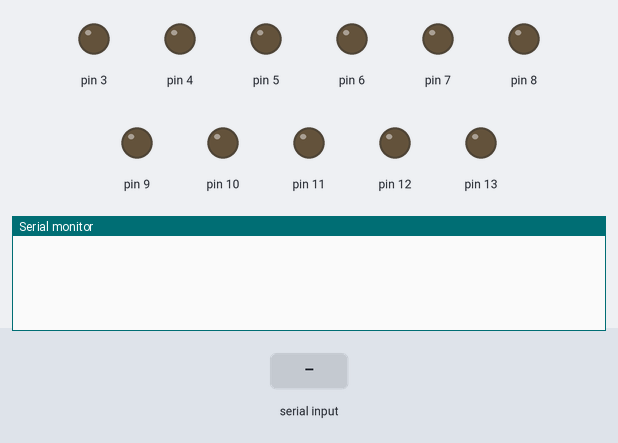
Bench run of a sketch on a simulated Arduino Uno, built with avr-gcc and run on an emulated ATmega328P. Shown: output pins drawn as LEDs (lit = HIGH), the last lines printed to the serial monitor. Inputs (shaded band) come from the test bench.

Above: at 1.2 s.
1.3 s: ".\n" received over Serial
At 2.1 s:
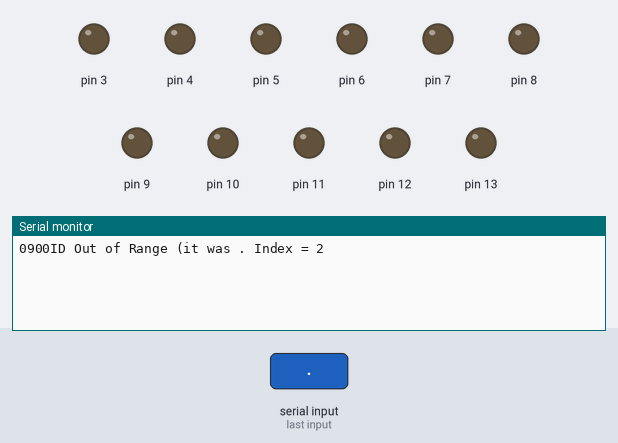
2.8 s: "90,45\n" received over Serial
At 3.4 s:
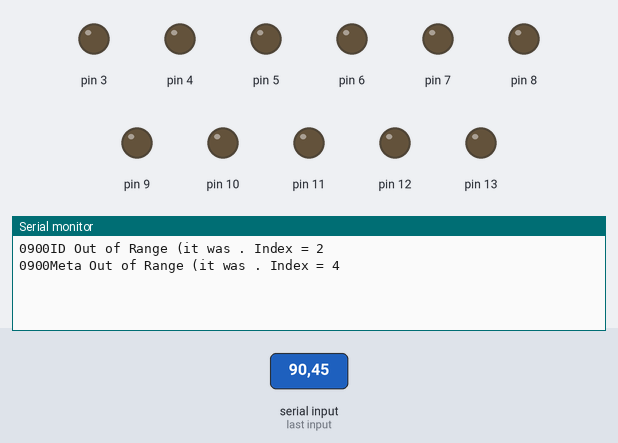
4.3 s: "H90\n" received over Serial
At 5.7 s:
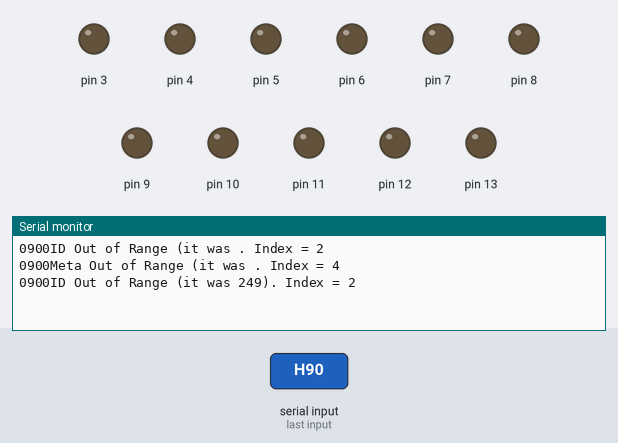

The sketch:

REghZyIOWrapper.ArduinoHardware.ino
```cpp
#include "CharBuffer.h"
#include "StringBuilder.h"
CharBuffer* buffer;

void processNewLine();
void sendPacketFailed(const char* msg);

void processPacket00(int meta);
void processPacket01(int meta);
void processPacket02(int meta);
void processPacket03(int meta);

void sendPacket(int id, int meta, const char* data);
void sendMessage(const char* msg);

void setup() {
	buffer = new CharBuffer(128);
	Serial.begin(9600);
	pinMode(3, OUTPUT);
	pinMode(4, OUTPUT);
	pinMode(5, OUTPUT);
	pinMode(6, OUTPUT);
	pinMode(7, OUTPUT);
	pinMode(8, OUTPUT);
	pinMode(9, OUTPUT);
	pinMode(10, OUTPUT);
	pinMode(11, OUTPUT);
	pinMode(12, OUTPUT);
	pinMode(13, OUTPUT);
}

void loop() {
	while (Serial.available() > 0) {
		char read = (char)Serial.read();
		if (read == '\r') {
			continue;
		}
		if (read == '\n') {
			processNewLine();
			buffer->clear();
			continue;
		}

		buffer->appendChar(read);
	}
}

void processNewLine() {
	int readable = buffer->readable();
	if (readable < 4) {
		sendPacketFailed("Readable chars < 4");
		return;
	}

	int id = buffer->readint(2);
	if (id < 0 || id > 99) {
		sendPacketFailed(StringBuilder(32).appendString("ID Out of Range (it was ").appendInt(id).appendChar(')').toString());
		return;
	}

	int meta = buffer->readint(2);
	if (meta < 0 || meta > 99) {
		sendPacketFailed(StringBuilder(34).appendString("Meta Out of Range (it was ").appendInt(meta).appendChar(')').toString());
		return;
	}

	switch (id) {
		case 0: processPacket00(meta); break;
		case 1: processPacket01(meta); break;
		case 2: processPacket02(meta); break;
		case 3: processPacket03(meta); break;
	}
}

void processPacket00(int meta) {
	int dest = buffer->readint(1);
	if (dest != 1) {
		return;
	}
	char c = buffer->readChar();
	if (c == '.') {
		int reqId = buffer->readint(2);
		c = buffer->readChar();
		if (c == '.') {
			int code = buffer->readint(1);
			if (code == 1) {
				StringBuilder str = "0000";
				str.appendString("3.");
				if (reqId > 9) {
					str.appendInt(reqId);
				}
				else {
					str.appendString("0");
					str.appendInt(reqId);
				}

				str.appendString(".");
				str.appendInt(code);
				str.appendString(".Arduino/Atmega328p - REghZy Software V0-1-246");
				Serial.println(str.toString());
				str.deleteBuffer();
			}
			else {
				sendPacketFailed("Code != 1");
			}
		}
		else {
			sendPacketFailed("2nd dot = bad");
		}
	}
	else {
		sendPacketFailed("1st dot = bad");
	}
}

void processPacket01(int meta) {
	char c = buffer->readChar();
	if (c == 'H') {
		digitalWrite(meta, HIGH);
		sendMessage(StringBuilder(20).appendString("Pin ").appendInt(meta).appendString(" set to HIGH").toString());
	}
	else if (c == 'L') {
		digitalWrite(meta, LOW);
		sendMessage(StringBuilder(20).appendString("Pin ").appendInt(meta).appendString(" set to LOW").toString());
	}
	else {
		sendPacketFailed(StringBuilder(48).appendString("The char '").appendChar(c).appendString("' was unknown! Pin = ").appendInt(meta).toString());
	}
}

void processPacket02(int meta) { }
void processPacket03(int meta) { }

// Autodeletes the given string buffer for you
void sendPacketFailed(const char* errMsg) {
	Serial.println();
	Serial.print("0900");
	Serial.println(StringBuilder(StringBuilder::stringlen(errMsg) + 14).appendString(errMsg).appendString(". Index = ").appendInt(buffer->getReadIndex()).toString());
}

void sendPacket(int id, int meta, const char* data) {
	StringBuilder sb = StringBuilder(StringBuilder::stringlen(data) + 4);
	if (id > 9) {
		sb.appendInt(id);
	}
	else {
		sb.appendString("0").appendInt(id);
	}
	if (meta > 9) {
		sb.appendInt(meta);
	}
	else {
		sb.appendString("0").appendInt(meta);
	}

	sb.appendString(data);
	Serial.println(sb.toString());
}

void sendMessage(const char* msg) {
	sendPacket(8, 0, msg);
}
```

CharBuffer.h
```cpp
#ifndef CHAR_BUFFER
#define CHAR_BUFFER

#include "StringBuilder.h"

class CharBuffer {
public:
	CharBuffer(int size) {
		this->buffer = new char[size];
		StringBuilder::charset(this->buffer, 0, size);
		this->writeIndex = 0;
		this->readIndex = 0;
		this->length = size;
	}

	void appendChar(const char c) {
		int i = this->writeIndex + 1;
		if (i >= this->length) {
			return;
		}

		this->buffer[this->writeIndex] = c;
		this->writeIndex = i;
	}

	void appendString(const char* c, int len) {
		int i = this->writeIndex + len;
		if (i >= this->length) {
			return;
		}

		for (int j = this->writeIndex, k = 0; j < i; j++, k++) {
			this->buffer[j] = c[k];
		}

		this->writeIndex = i;
	}

	void appendint(const int intValue) {
		if (intValue == 0) {
			appendString("0", 1);
		}
		else {
			char c[10] = { 0 };
			int nLen = StringBuilder::itostr(intValue, c, 0);
			int endIndex = this->writeIndex + nLen;
			if (endIndex >= this->length) {
				return;
			}

			for (int j = this->writeIndex, k = 0; j < endIndex; j++, k++) {
				this->buffer[j] = c[k];
			}

			this->writeIndex = endIndex;
		}
	}

	void appendBool(const bool value) {
		if (value) {
			appendChar('T');
		}
		else {
			appendChar('F');
		}
	}

	char readChar() {
		int i = this->readIndex + 1;
		if (i >= this->length) {
			return -1;
		}

		char c = this->buffer[this->readIndex];
		this->readIndex = i;
		return c;
	}

	// Reads an integer with the given length
	// the length being the string length of the integer. 7 = 1, 23 = 2, 21484 = 5.
	int readint(int len) {
		if (!canRead(len)) {
			return -1;
		}

		int i = StringBuilder::stoi(this->buffer, len, this->readIndex);
		this->readIndex += len;
		return i;
	}

	// Returns the number of valid characters there are to read
	// It iterates though all the chars at the internal index, and returns how many valid
	// chars are there until a null char is found
	int readableUntilNull() {
		int start = this->readIndex;
		int len = len = this->length;
		for (int i = start; i < len; i++) {
			if (this->buffer[i] == '\0') {
				return i;
			}
		}

		return len - start;
	}

	// Returns the number of readable numbers there are
	int readableInt() {
		int start = this->readIndex;
		int len = len = this->length;
		for (int i = start; i < len; i++) {
			char c = this->buffer[i];
			if (c < '0' || c > '9') {
				return i;
			}
		}

		return len - start;
	}

	// float readFloat() {
	// 	if (!canRead(4)) {
	// 		return -1;
	// 	}
	//
	// 	return *(float*)((unsigned long)(((int)readChar()) | ((int)readChar() << 8) | ((int)readChar() << 16) | ((int)readChar() << 24)));
	// }

	bool canRead(int bytesToRead) {
		return (this->readIndex + bytesToRead) <= this->length;
	}

	int totalSize() {
		return this->length;
	}

	int bytesWritten() {
		return this->writeIndex;
	}

	int bytesRead() {
		return this->readIndex;
	}

	int readable() {
		return (this->length) - (this->readIndex);
	}

	int writable() {
		return this->length - this->writeIndex;
	}

	char* c_str() {
		return this->buffer;
	}

	int getReadIndex() {
		return this->readIndex;
	}

	void skipRead(int count) {
		this->readIndex += count;
	}

	void clear() {
		this->writeIndex = 0;
		this->readIndex = 0;
		StringBuilder::charset(this->buffer, 0, this->length);
	}

	// deletes the internal buffer using the free() method
	void deleteBuffer() {
		delete[] this->buffer;
		this->writeIndex = 0;
	}
private:
	int writeIndex;
	int readIndex;
	int length;
	char* buffer;
};

#endif
```

Source omitted: StringBuilder.h (11299 bytes)

Measured:
- after the input at 1.3 s, the serial monitor: prints a new line at once (image 1)
- after the input at 2.8 s, the serial monitor: prints a new line at once (image 2)
- after the input at 4.3 s, the serial monitor: prints a new line at once (image 3)
